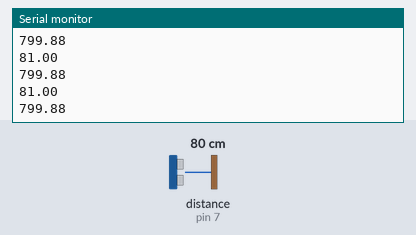
The sketch below on a simulated Arduino Uno, built with avr-gcc and run on an emulated ATmega328P. On the bench: the last lines printed to the serial monitor. The inputs (shaded band) are chosen by the test bench; at power-on: distance to the obstacle (sensor on pin 7) 80 cm. The echo pulse lasts 58.3 µs per cm.

Above: at 1.2 s.
1.3 s: distance to the obstacle (sensor on pin 7) set to 2 cm
At 1.33 s:
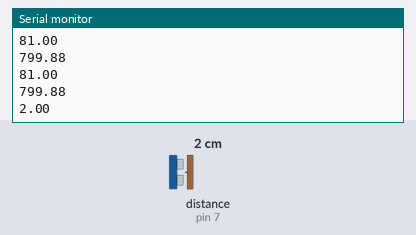
2.8 s: distance to the obstacle (sensor on pin 7) set to 4 cm
At 2.87 s:
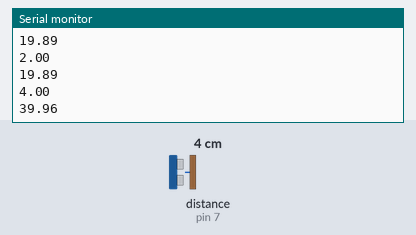
Timing chart, 0 to 5.8 s (numbered marks = the images above; inputs shaded):
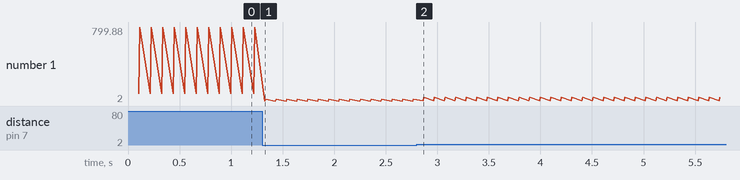

Measured:
- after the input at 1.3 s, the serial monitor: prints a new line at once (image 1)
- after the input at 2.8 s, the serial monitor: prints a new line after 0.06 s (image 2)
- plotted number 1: 799.88 → 19.89 after the input at 1.3 s, 19.89 → 39.96 after the input at 2.8 s

The sketch:

test.ino
```cpp
#include "Arduino.h"
#include "NewPing.h"

#define TR19 6
#define ECHO 7
#define MAX_DIST 150

NewPing sonar(TR19, ECHO, MAX_DIST);

void setup() {
    Serial.begin(9600);

}


void loop() {
    delay(100);
    float cm = sonar.ping_cm();
    Serial.println(cm);
    float mm = sonar.ping();
    mm = mm * 343 / 2000;
    Serial.println(mm);

}


/*void setup() {
    Serial.begin(9600); // Starting Serial Terminal


    pinMode(6, OUTPUT);
    pinMode(7, INPUT);

}


void loop() {
    float d1;
    digitalWrite(6, LOW);
    delayMicroseconds(2);
    digitalWrite(6, HIGH);
    delayMicroseconds(10);
    digitalWrite(6, LOW);
    d1 = pulseIn(7, HIGH);
    //d1=d1*343/2000;
    Serial.println(d1);

}
*/
```
